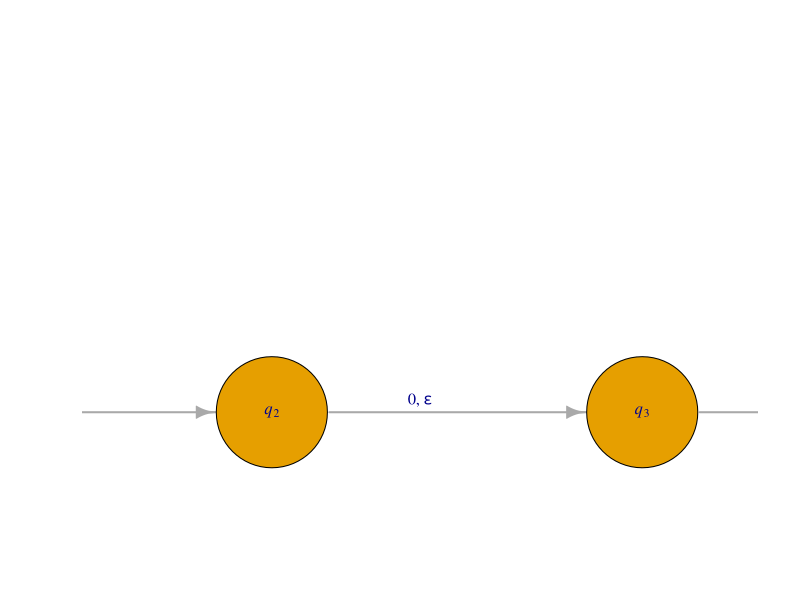
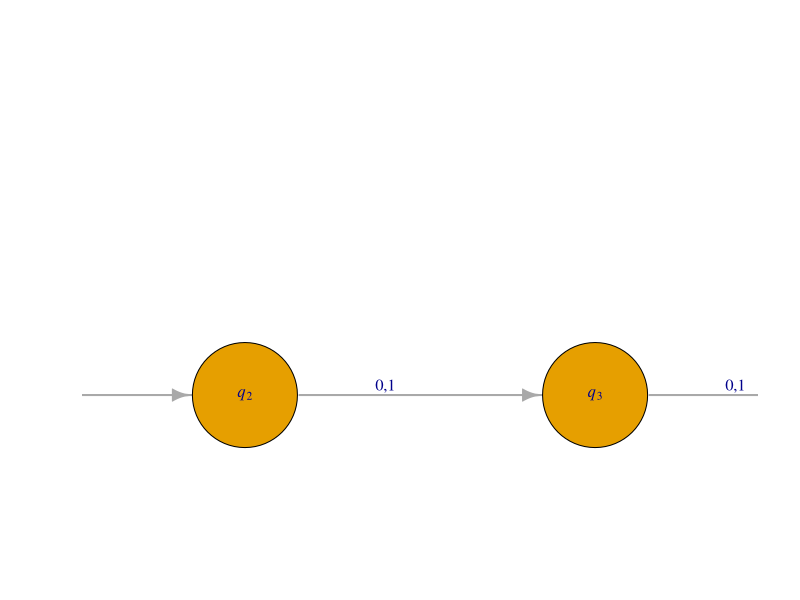

The R source for these figures, in order: (Note: this script raises an error after producing the figures.)
## ---- chunk 1
set.seed(1820)
fnames <- sample(c("Sam", "James", "Drake", "Wesley", "Sophia", "Carolyn", "Trevor", "Tristan", "Ryley"))
## ---- chunk 2
library(igraph)
a4 <- graph_from_literal(" "-+q1-+q2-+q3-+q4-+q4, q1-+q1, simplify=FALSE)
coords <- layout_on_grid(a4, width = 5)
plot(a4, 
     edge.curved = c(0, 0, 0, 0, 0.5, 0.5), 
     layout=coords,
     vertex.size = 15,
     vertex.shape = c("none", "circle", "circle", "circle", "circle"),
     vertex.label = c(" ", expression(italic(q)[1]), expression(italic(q)[2]), expression(italic(q)[3]), expression(italic(q)[4])),
     edge.loop.angle=3.14*1.5,
     mark.groups = list(5), mark.shape = 0.75, mark.col = "pink", mark.border = "black",
     vertex.label.cex = 1,
     edge.label = c("","     1\n", expression(atop("   0," ~ epsilon,  " ")), "  1\n","0,1\n","0,1\n"), 
     edge.label.cex = 1,
     edge.width = 2,
     ylim = c(-1.02,-0.65), xlim=c(-0.1,0.5))
## ---- chunk 3
library(igraph)
a4 <- graph_from_literal(" "-+q1-+q2-+q3-+q4, q1-+q1, simplify=FALSE)
coords <- layout_on_grid(a4, width = 5)
plot(a4, 
     edge.curved = c(0, 0, 0, 0, 0.5), 
     layout=coords,
     vertex.size = 15,
     vertex.shape = c("none", "circle", "circle", "circle", "circle"),
     vertex.label = c(" ", expression(italic(q)[1]), expression(italic(q)[2]), expression(italic(q)[3]), expression(italic(q)[4])),
     edge.loop.angle=3.14*1.5,
     mark.groups = list(5), mark.shape = 0.75, mark.col = "pink", mark.border = "black",
     vertex.label.cex = 1,
     edge.label = c("","     1\n", "   0,1\n", "   0,1\n", "0,1\n"), 
     edge.label.cex = 1,
     edge.width = 2,
     ylim = c(-1.05,-0.65), xlim=c(0,0.5))
## ---- chunk 4
library(knitr)
include_graphics("images/dfa1xx.png")
## ---- chunk 5
library(knitr)
include_graphics("images/nfa3.png")
## ---- chunk 6
library(knitr)
include_graphics("images/nfaconcat.png")
## ---- chunk 7
library(knitr)
include_graphics("images/nfastar.png")
## ---- chunk 8
library(knitr)
include_graphics("images/nfaunion.png")
